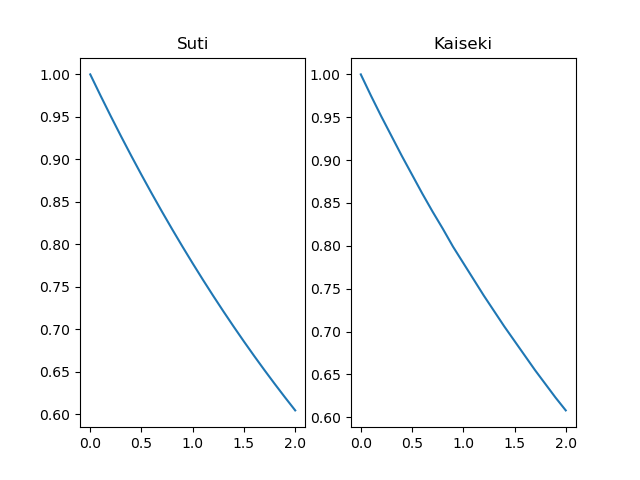

Write the Python code that produced this figure.
import numpy as np
import matplotlib.pyplot as plt

#それぞれのテキストファイルからデータを読み込む
data1 = np.genfromtxt("rei1-1suti.txt")
data2 = np.genfromtxt("rei1-1kaiseki.txt")

#画像を出力するための領域を作成
fig = plt.figure()

#領域の中でプロットする場所を決める
ax1 = fig.add_subplot(1,2,1)
ax2 = fig.add_subplot(1,2,2)

#数値解析の結果をプロットする
ax1.plot(data1[:,1], data1[:,3])
ax1.set_title("Suti")

#解析解の結果をプロットする
ax2.plot(data2[:,1], data2[:,3])
ax2.set_title("Kaiseki")


#プロットしたグラフを画像形式に保存する
plt.savefig("rei1-1.png")

#プロットしたグラフを出力する
plt.show()